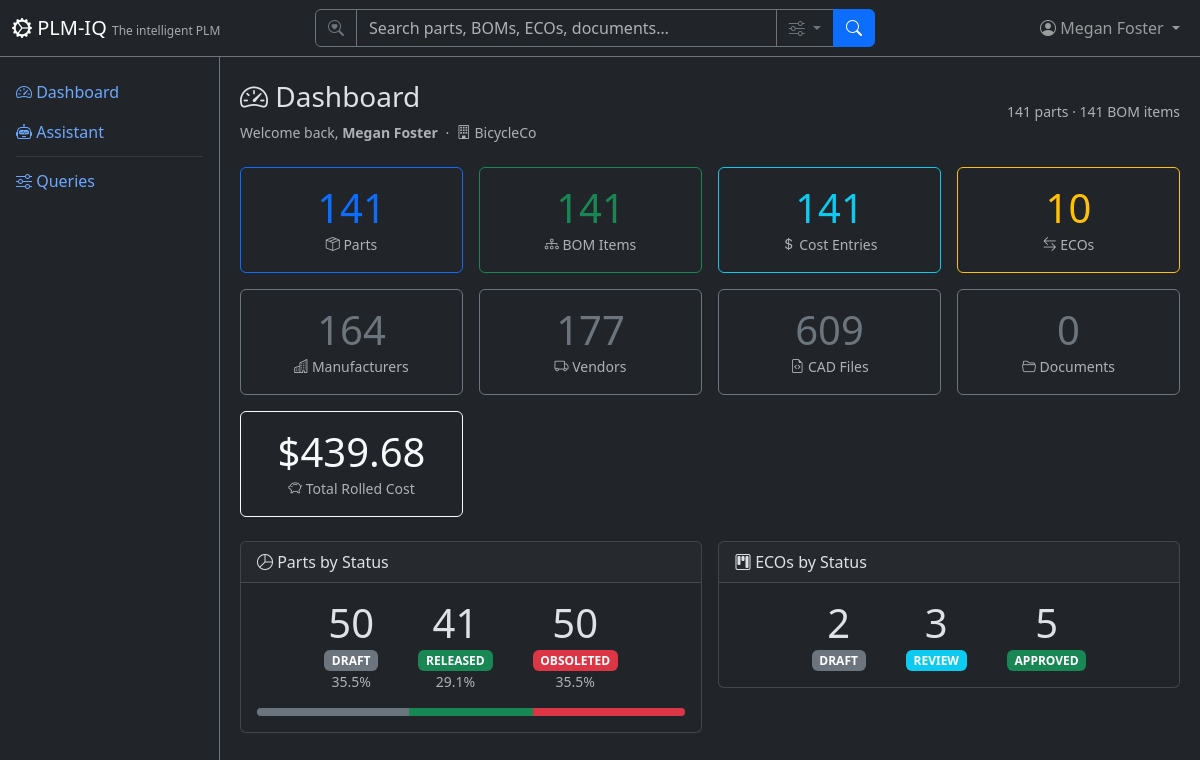
The page / (signed in) on the database its author committed.
### app/models/tenant_user.py (models this page shows)
class User(Base):
    __tablename__ = "users"
    user_id = Column("user_id", Integer, primary_key=True, autoincrement=True)
    username = Column("username", String, unique=True, nullable=False)
    full_name = Column("full_name", String, nullable=False)
    email = Column("email", String)
    password_hash = Column("password_hash", String, nullable=False, default="")
    tenant_id = Column("tenant_id", Integer, ForeignKey("tenants.tenant_id"), nullable=False, default=1)
    is_active = Column("is_active", Boolean, default=True)
    created_date = Column("created_date", String)
    role = Column("role", String, default="reader")
    tenant = relationship("Tenant", back_populates="users")
    favorites = relationship("Favorite", back_populates="user")

class Tenant(Base):
    __tablename__ = "tenants"
    tenant_id = Column("tenant_id", Integer, primary_key=True, autoincrement=True)
    tenant_name = Column("tenant_name", String, unique=True, nullable=False)
    subdomain = Column("subdomain", String, unique=True, nullable=True)
    description = Column("description", String)
    created_date = Column("created_date", String)
    role = Column("role", String, default="reader")
    is_active = Column("is_active", Boolean, default=True)
    users = relationship("User", back_populates="tenant")
    parts = relationship("Part", back_populates="tenant")
    favorites = relationship("Favorite", back_populates="tenant")

### app/models/eco.py (models this page shows)
class EngineeringChangeOrder(Base):
    __tablename__ = "engineering_change_orders"
    eco_number = Column("eco_number", String, primary_key=True)
    eco_title = Column("eco_title", String, nullable=False)
    eco_description = Column("eco_description", String)
    eco_status = Column("eco_status", String, nullable=False, default="DRAFT")
    part_number = Column("part_number", String, ForeignKey("parts.part_number"), nullable=False)
    current_revision = Column("current_revision", String)
    new_revision = Column("new_revision", String)
    affected_bom_level = Column("affected_bom_level", Integer)
    change_type = Column("change_type", String)
    change_detail = Column("change_detail", String)
    change_drafter = Column("change_drafter", Integer, ForeignKey("users.user_id"))
    change_approver = Column("change_approver", Integer, ForeignKey("users.user_id"))
    drafted_date = Column("drafted_date", String)
    approved_date = Column("approved_date", String)
    implemented_date = Column("implemented_date", String)
    new_status = Column("new_status", String)
    tenant_id = Column("tenant_id", Integer, ForeignKey("tenants.tenant_id"), nullable=False, default=1)
    part = relationship("Part", back_populates="eco_items")

### app/routers/dashboard.py (the view)
@router.get("/", response_class=HTMLResponse, include_in_schema=False)
def dashboard(request: Request, db: Session = Depends(get_db)):
    user = require_user(request, db)
    ctx = auth_context(request, db)
    part_count = db.query(func.count(Part.part_number)).scalar() or 0
    bom_count = db.query(func.count(BomItem.id)).scalar() or 0
    costing_count = db.query(func.count(CostingBomItem.id)).scalar() or 0
    eco_count = db.query(func.count(EngineeringChangeOrder.eco_number)).scalar() or 0
    aml_count = db.query(func.count(ApprovedManufacturer.id)).scalar() or 0
    avl_count = db.query(func.count(ApprovedVendor.id)).scalar() or 0
    cad_count = db.query(func.count(CadMetadata.id)).scalar() or 0
    document_count = db.query(func.count(Document.id)).scalar() or 0
    status_breakdown = dict(
        db.query(Part.status, func.count(Part.part_number))
        .group_by(Part.status)
        .all()
    )
    eco_status = dict(
        db.query(EngineeringChangeOrder.eco_status, func.count(EngineeringChangeOrder.eco_number))
        .group_by(EngineeringChangeOrder.eco_status)
        .all()
    )
    total_cost = (
        db.query(func.sum(CostingBomItem.rolled_total))
        .filter(CostingBomItem.level == 0)
        .scalar()
    ) or 0
    favorites = db.query(Favorite).filter(Favorite.user_id == user.user_id).all()
    enriched_favorites = []
    for fav in favorites:
        detail = None
        if fav.object_type == "part":
            part = db.query(Part).filter(Part.part_number == fav.object_id).first()
            if part:
                detail = {"name": part.part_name, "url": f"/parts/{part.part_number}"}
        elif fav.object_type == "document":
            doc = db.query(Document).filter(Document.id == int(fav.object_id)).first()
            if doc:
                detail = {"name": doc.title or doc.name, "url": f"/documents/{doc.id}"}
        elif fav.object_type == "eco":
            eco = db.query(EngineeringChangeOrder).filter(EngineeringChangeOrder.eco_number == fav.object_id).first()
            if eco:
                detail = {"name": eco.eco_title, "url": f"/eco/{eco.eco_number}"}
        if detail:
            enriched_favorites.append({
                "object_type": fav.object_type,
                "object_id": fav.object_id,
                "name": detail["name"],
                "url": detail["url"],
                "created_date": fav.created_date,
            })
    return HTMLResponse(content=render(
        "dashboard.html",
        **ctx,
        part_count=part_count,
        bom_count=bom_count,
        costing_count=costing_count,
        eco_count=eco_count,
        aml_count=aml_count,
        avl_count=avl_count,
        cad_count=cad_count,
        document_count=document_count,
        status_breakdown=status_breakdown,
        eco_status=eco_status,
        total_cost=total_cost,
        statuses=["DRAFT", "RELEASED", "OBSOLETED"],
        eco_statuses=["DRAFT", "REVIEW", "APPROVED"],
        favorites=enriched_favorites,
    ))

### app/templates/dashboard.html (shortened to what this page needs)
{% extends "base.html" %}
{% block content %}
<div class="d-flex justify-content-between align-items-center mb-4">
    <div>
        <h3><i class="bi bi-speedometer2"></i> Dashboard</h3>
        {% if current_user %}
        <p class="text-muted mb-0 small">
            Welcome back, <strong>{{ current_user.full_name }}</strong>
            <span class="mx-1">·</span>
            <i class="bi bi-building"></i> {{ current_tenant.tenant_name if current_tenant else '—' }}
        </p>
        {% endif %}
    </div>
    <span class="text-muted small">{{ part_count }} parts · {{ bom_count }} BOM items</span>
</div>
<div class="row g-3 mb-4">
    <div class="col-md-3 col-6">
        <a href="/parts?q=&status=RELEASED" class="text-decoration-none d-block">
            <div class="card stat-card border-primary h-100">
                <div class="card-body text-center">
                    <h1 class="text-primary mb-0">{{ part_count }}</h1>
                    <small class="text-muted"><i class="bi bi-box-seam"></i> Parts</small>
                </div>
            </div>
        </a>
    </div>
    <div class="col-md-3 col-6">
        <a href="/bom" class="text-decoration-none d-block">
            <div class="card stat-card border-success h-100">
                <div class="card-body text-center">
                    <h1 class="text-success mb-0">{{ bom_count }}</h1>
                    <small class="text-muted"><i class="bi bi-diagram-3"></i> BOM Items</small>
                </div>
            </div>
        </a>
    </div>
    <div class="col-md-3 col-6">
        <a href="/costing" class="text-decoration-none d-block">
            <div class="card stat-card border-info h-100">
                <div class="card-body text-center">
                    <h1 class="text-info mb-0">{{ costing_count }}</h1>
                    <small class="text-muted"><i class="bi bi-currency-dollar"></i> Cost Entries</small>
                </div>
            </div>
        </a>
    </div>
    <div class="col-md-3 col-6">
        <a href="/eco" class="text-decoration-none d-block">
            <div class="card stat-card border-warning h-100">
                <div class="card-body text-center">
                    <h1 class="text-warning mb-0">{{ eco_count }}</h1>
                    <small class="text-muted"><i class="bi bi-arrow-left-right"></i> ECOs</small>
                </div>
            </div>
        </a>
    </div>
    <div class="col-md-3 col-6">
        <a href="/aml" class="text-decoration-none d-block">
            <div class="card stat-card border-secondary h-100">
                <div class="card-body text-center">
                    <h1 class="text-secondary mb-0">{{ aml_count }}</h1>
                    <small class="text-muted"><i class="bi bi-buildings"></i> Manufacturers</small>
                </div>
            </div>
        </a>
    </div>
    <div class="col-md-3 col-6">
        <a href="/avl" class="text-decoration-none d-block">
            <div class="card stat-card border-secondary h-100">
                <div class="card-body text-center">
                    <h1 class="text-secondary mb-0">{{ avl_count }}</h1>
                    <small class="text-muted"><i class="bi bi-truck"></i> Vendors</small>
                </div>
            </div>
        </a>
    </div>
    <div class="col-md-3 col-6">
        <a href="/cad" class="text-decoration-none d-block">
            <div class="card stat-card border-secondary h-100">
                <div class="card-body text-center">
                    <h1 class="text-secondary mb-0">{{ cad_count }}</h1>
                    <small class="text-muted"><i class="bi bi-file-earmark-code"></i> CAD Files</small>
                </div>
            </div>
        </a>
    </div>
    <div class="col-md-3 col-6">
        <a href="/documents" class="text-decoration-none d-block">
            <div class="card stat-card border-secondary h-100">
                <div class="card-body text-center">
                    <h1 class="text-secondary mb-0">{{ document_count }}</h1>
                    <small class="text-muted"><i class="bi bi-folder2-open"></i> Documents</small>
                </div>
            </div>
        </a>
    </div>
    <div class="col-md-3 col-6">
        <a href="/costing" class="text-decoration-none d-block">
            <div class="card stat-card border-light h-100">
                <div class="card-body text-center">
                    <h1 class="text-light mb-0">{{ total_cost|currency }}</h1>
                    <small class="text-muted"><i class="bi bi-piggy-bank"></i> Total Rolled Cost</small>
                </div>
            </div>
        </a>
    </div>
</div>
<div class="row g-3">
    <div class="col-md-6">
        <a href="/parts" class="text-decoration-none d-block">
        <div class="card h-100">
            <div class="card-header"><i class="bi bi-pie-chart"></i> Parts by Status</div>
            <div class="card-body">
                <div class="d-flex gap-2 justify-content-center">
                    {% for s in statuses %}
                    {% set count = status_breakdown.get(s, 0) %}
                    {% set pct = (count / part_count * 100) if part_count > 0 else 0 %}
                    <div class="text-center px-3">
                        <div class="display-6">{{ count }}</div>
                        <span class="badge bg-{% if s == 'DRAFT' %}secondary{% elif s == 'RELEASED' %}success{% else %}danger{% endif %} badge-status">{{ s }}</span>
                        <div class="small text-muted">{{ "%.1f"|format(pct) }}%</div>
                    </div>
                    {% endfor %}
                </div>
                <div class="progress mt-3" style="height: 8px;">
                    {% for s in statuses %}
                    {% set count = status_breakdown.get(s, 0) %}
                    {% set pct = (count / part_count * 100) if part_count > 0 else 0 %}
                    <div class="progress-bar bg-{% if s == 'DRAFT' %}secondary{% elif s == 'RELEASED' %}success{% else %}danger{% endif %}"
                         style="width: {{ pct }}%"></div>
                    {% endfor %}
                </div>
            </div>
        </div>
        </a>
    </div>
    <div class="col-md-6">
        <a href="/eco" class="text-decoration-none d-block">
        <div class="card h-100">
            <div class="card-header"><i class="bi bi-kanban"></i> ECOs by Status</div>
            <div class="card-body">
                <div class="d-flex gap-2 justify-content-center">
                    {% for s in eco_statuses %}
                    {% set count = eco_status.get(s, 0) %}
                    <div class="text-center px-3">
                        <div class="display-6">{{ count }}</div>
                        <span class="badge bg-{% if s == 'DRAFT' %}secondary{% elif s == 'REVIEW' %}info{% else %}success{% endif %} badge-status">{{ s }}</span>
                    </div>
                    {% endfor %}
                </div>
            </div>
        </div>
        </a>
    </div>
</div>
{% endblock %}

### app/templates/base.html (shortened to what this page needs)
<!DOCTYPE html>
<html lang="en" data-bs-theme="dark">
<head>
    <link href="https://cdn.jsdelivr.net/npm/bootstrap@5.3.3/dist/css/bootstrap.min.css" rel="stylesheet">
    <link href="https://cdn.jsdelivr.net/npm/bootstrap-icons@1.11.3/font/bootstrap-icons.css" rel="stylesheet">
</head>
<body>
    <nav class="navbar navbar-expand-md navbar-dark bg-dark fixed-top border-bottom border-secondary">
        <div class="container-fluid">
            <a class="navbar-brand" href="/">
                <i class="bi bi-gear-wide-connected"></i> PLM-IQ
                <small class="d-none d-md-inline">The intelligent PLM</small>
            </a>
            <div class="collapse navbar-collapse" id="navMenu">
                {% if current_user %}
                <form class="d-flex mx-auto my-2 my-md-0" role="search" action="/search" method="get" style="width: 100%; max-width: 560px;">
                    <div class="input-group">
                        <span class="input-group-text bg-dark border-secondary text-secondary"><i class="bi bi-search-heart"></i></span>
                        <input type="search" name="q" class="form-control bg-dark text-light border-secondary" placeholder="Search parts, BOMs, ECOs, documents…" aria-label="Search">
                        <button class="btn btn-outline-secondary dropdown-toggle" type="button" data-bs-toggle="dropdown" data-bs-auto-close="outside" title="Search options">
                            <i class="bi bi-sliders"></i>
                        </button>
                        <button class="btn btn-primary" type="submit"><i class="bi bi-search"></i></button>
                    </div>
                </form>
                {% endif %}
                <ul class="navbar-nav ms-auto align-items-center">
                    {% if current_user %}
                    <li class="nav-item dropdown">
                        <a class="nav-link dropdown-toggle position-relative" href="#" role="button" data-bs-toggle="dropdown">
                            <i class="bi bi-person-circle"></i>
                            <span class="d-none d-md-inline">{{ current_user.full_name }}</span>
                        </a>
                    </li>
                    {% else %}
                    <li class="nav-item">
                        <a class="nav-link" href="/login"><i class="bi bi-box-arrow-in-right"></i> Sign In</a>
                    </li>
                    {% endif %}
                </ul>
            </div>
        </div>
    </nav>
    <div class="sidebar bg-dark border-end border-secondary pt-3">
        <ul class="nav nav-pills flex-column">
            <li class="nav-item">
                <a class="nav-link" href="/"><i class="bi bi-speedometer2"></i> Dashboard</a>
            </li>
            <li class="nav-item">
                <a class="nav-link" href="/assistant"><i class="bi bi-robot"></i> Assistant</a>
            </li>
            <li class="nav-item">
                <hr class="nav-divider my-1 mx-3 border-secondary">
            </li>
            <li class="nav-item">
                <a class="nav-link" href="/queries"><i class="bi bi-sliders"></i> Queries</a>
            </li>
        </ul>
    </div>
    <div class="main-content">
        {% block content %}{% endblock %}
    </div>
</body>
</html>

### app/templates/base.html (style rules this page uses)
body { padding-top: 60px; }
.sidebar { position: fixed; top: 56px; bottom: 0; left: 0; width: 220px; overflow-y: auto; }
.main-content { margin-left: 220px; padding: 20px; }
.navbar-brand small { font-size: 0.75rem; opacity: 0.6; }
.badge-status { font-size: 0.75rem; }
.stat-card { transition: transform 0.15s; }

### rows shown on the page
User: full_name "Megan Foster"
Tenant: tenant_name "BicycleCo"
EngineeringChangeOrder: change_drafter "3", eco_status "REVIEW"

### other values the page prints
{{ part_count }} "141"
{{ bom_count }} "141"
{{ costing_count }} "141"
{{ eco_count }} "10"
{{ aml_count }} "164"
{{ avl_count }} "177"
{{ cad_count }} "609"
{{ document_count }} "0"
{{ total_cost|currency }} "$439.68"
{{ count }} "50" "41" "50"
{{ s }} "DRAFT" "RELEASED" "OBSOLETED"
{{ "%.1f"|format(pct) }} "35.5" "29.1" "35.5"
{{ count }} "2" "5"
{{ s }} "DRAFT" "APPROVED"
